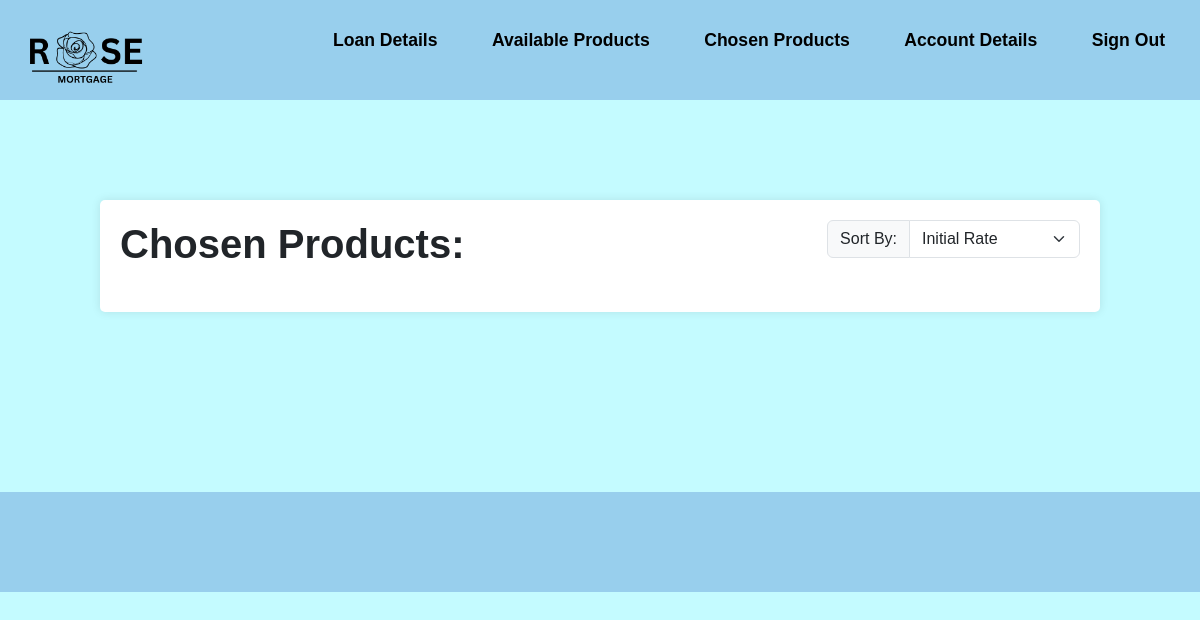
The page /MemberChosenProducts.php (signed in) on the database as committed earlier.
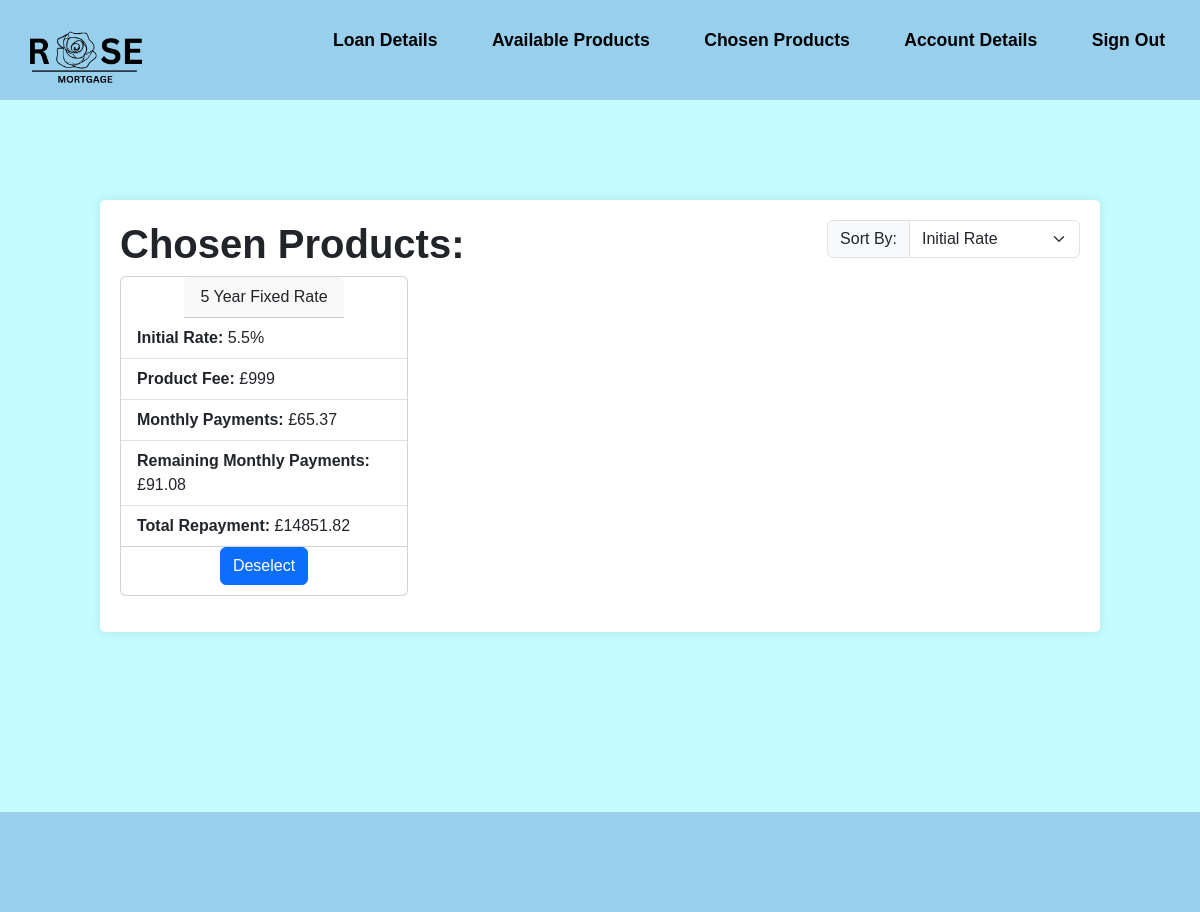
The same page on the database as committed later.
### tables this page shows
CREATE TABLE "Quote" (
	"Quote_ID"	INTEGER NOT NULL,
	"Product_ID"	INTEGER NOT NULL,
	"RegisteredUser_ID"	INTEGER NOT NULL,
	"product_starred"	INTEGER NOT NULL,
	FOREIGN KEY("Quote_ID") REFERENCES "Quote"("Quote_ID"),
	FOREIGN KEY("RegisteredUser_ID") REFERENCES "RegisteredUser"("RegisteredUser_ID"),
	FOREIGN KEY("Product_ID") REFERENCES "Product"("Product_ID"),
	PRIMARY KEY("Quote_ID" AUTOINCREMENT)
);

CREATE TABLE "Product" (
	"Product_ID"	INTEGER NOT NULL,
	"Broker_ID"	INTEGER NOT NULL,
	"YearRate"	INTEGER NOT NULL,
	"ProductType"	TEXT NOT NULL,
	"expected_income"	INTEGER NOT NULL,
	"expected_credit_score"	INTEGER NOT NULL,
	"initial_interest_rate"	REAL NOT NULL,
	"ProductFee"	INTEGER NOT NULL,
	"ltv_ratio"	REAL NOT NULL,
	"aDraft"	INTEGER NOT NULL,
	PRIMARY KEY("Product_ID" AUTOINCREMENT),
	FOREIGN KEY("Broker_ID") REFERENCES "Broker"("Broker_ID")
);

CREATE TABLE "financialdetails" (
	"financial_ID"	INTEGER,
	"RegisteredUser_ID"	INTEGER NOT NULL,
	"annual_income"	INTEGER NOT NULL,
	"additional_income_amount"	INTEGER NOT NULL,
	"total_balance"	INTEGER NOT NULL,
	"other_commitments"	TEXT NOT NULL,
	"monthly_spending_amounts"	INTEGER NOT NULL,
	"credit_score"	TEXT NOT NULL,
	"mortgage_reason"	TEXT NOT NULL,
	"estimated_property_value"	INTEGER NOT NULL,
	"borrow_amount"	INTEGER NOT NULL,
	"mortgage_term"	INTEGER NOT NULL,
	"user_ltv"	INTEGER,
	FOREIGN KEY("RegisteredUser_ID") REFERENCES "RegisteredUser"("RegisteredUser_ID"),
	PRIMARY KEY("financial_ID" AUTOINCREMENT)
);

### MemberChosenProducts.php (the view, shortened to what this page needs)
<?php
require_once 'connection.php';
$RegisteredUser_ID = $_SESSION['RegisteredUser_ID'];
$sql = "SELECT *
        FROM Quote
        LEFT JOIN RegisteredUser ON (Quote.RegisteredUser_ID = RegisteredUser.RegisteredUser_ID)
        LEFT JOIN Product ON (Quote.Product_ID = Product.Product_ID)
        LEFT JOIN financialdetails ON (financialdetails.RegisteredUser_ID = RegisteredUser.RegisteredUser_ID)
        WHERE product_starred = 1
        AND RegisteredUser.RegisteredUser_ID = :registered_user_id
        ";
$sortingOption = isset($_GET['sort']) ? $_GET['sort'] : '1';
if($sortingOption == '1'){
    $sql .= "ORDER BY Product.initial_interest_rate DESC";
   } else if ($sortingOption == '2'){
    $sql .= "ORDER BY Product.YearRate DESC";
    } else if ($sortingOption == '3'){
    $sql .= "ORDER BY Product.YearRate DESC";
    }
$statement = $db->query($sql);
$statement->bindParam(':registered_user_id', $RegisteredUser_ID);
$statement->execute();
?>
<!DOCTYPE html>
<html lang="en">
<head>
    <link rel="stylesheet"
        href="https://cdn.jsdelivr.net/npm/bootstrap@5.3.2/dist/css/bootstrap.min.css"
>
    <link rel="stylesheet" href="style.css">
</head>
<body>
    <header class="flex-container">
        <a href="MemberViewProducts.php"> <img src="Assets/logo.png" alt="Rose Mortgage"> </a>
        <div>
            <ul class="nav-links">
                <li><a href="Loan-details.php">Loan Details</a></li>
                <li><a href="MemberViewProducts.php">Available Products</a></li>
                <li><a href="MemberChosenProducts.php">Chosen Products</a></li>
                <li><a href="MemberAccountDetails.php">Account Details</a></li>
                <li><a href="home.php">Sign Out</a></li>
            </ul>
        </div>
    </header>
    <div class="largecontainer">
        <div class="flex-container">
            <div>
                <h1><b>Chosen Products:</b></h1>
            </div>
            <div>
                <div class="input-group mb-3">
                    <label class="input-group-text" for="inputGroupSelect01">Sort By:</label>
                    <select class="form-select" id="inputGroupSelect01" onchange="sortProducts()">
                        <option value="1"<?php echo ($sortingOption == '1')? 'selected' : '';?>>Initial Rate</option>
                    </select>
                </div>
            </div>
        </div>
        <div class="flex-table">
            <?php while ($row = $statement->fetch(PDO::FETCH_ASSOC)) {
                $initialmonthlyInterestRate = $row["initial_interest_rate"] / 100/ 12;
                $initialmonths = $row["mortgage_term"]*12;
                $initialmonthlyPayments = $row["borrow_amount"] * (($initialmonthlyInterestRate * pow((1 + $initialmonthlyInterestRate), $initialmonths)) / (pow((1 + $initialmonthlyInterestRate), $initialmonths) - 1));
                $initialrounded = round($initialmonthlyPayments,2);
                if ($row["ProductType"] = "Fixed Rate") {
                    $remainingmonthlyInterestRate = 7.5/100/12;
                    $remainingmonths = ($row["mortgage_term"] - $row["YearRate"]) * 12;
                    $remainingamount = ($row["borrow_amount"] - ($row["YearRate"] * $initialmonthlyPayments));
                    $remainingmonthlyPayments = $remainingamount * (($remainingmonthlyInterestRate * pow((1 + $remainingmonthlyInterestRate), $remainingmonths)) / (pow((1 + $remainingmonthlyInterestRate), $remainingmonths) - 1));
                    $remainingrounded = round($remainingmonthlyPayments,2);
                }
                $totalpayment = (($row["YearRate"]*12)*$initialmonthlyPayments) + ((($row["mortgage_term"]-$row["YearRate"])*12)*$remainingmonthlyPayments);
                $totalrounded = round($totalpayment,2);
                ?>
                <div class="card" style="width: 18rem;">
                    <div class="card-header">
                        <?php echo $row["YearRate"] . " Year " . $row["ProductType"]; ?>
                    </div>
                    <ul class="list-group list-group-flush">
                        <li class="list-group-item"><b>Initial Rate: </b><?php echo $row["initial_interest_rate"]; ?>%</li>
                        <li class="list-group-item"><b>Product Fee: </b><?php echo $row["ProductFee"]; ?></li>
                        <li class="list-group-item"><b>Monthly Payments: </b>£<?php echo $initialrounded; ?></li>
                        <li class="list-group-item"><b>Remaining Monthly Payments: </b>£<?php echo $remainingrounded; ?></li>
                        <li class="list-group-item"><b>Total Repayment: </b>£<?php echo $totalrounded; ?></li>
                    </ul>
                    <form method="post" action="">
                        <button type="submit" name="deselect" class="btn btn-primary">Deselect</button>
                    </form>
                </div>
            <?php } ?>
        </div>
    </div>
    <footer>
    </footer>
</body>
</html>

### style.css (style rules this page uses)
* { margin: 0; padding: 0; text-decoration: none; font-family: Arial, Helvetica, sans-serif; box-sizing: border-box; list-style: none; }
a { color: #000; text-decoration: none; }
header { background-color: #98CFED; padding: 10px; color: black; height: 100px; width: 100%; top: 0; display: flex; justify-content: flex-start; align-items: center; z-index: 1000; }
.nav-links li { display: inline-block; position: relative; margin: 0 25px; }
.nav-links li a { font-weight: bold; font-size: 1.1rem; text-decoration: none; color: black; }
.nav-links li::after { content: ''; width: 0%; height: 2px; background: #000; display: block; margin: auto; position: absolute; top: 100%; left: 50%; transform: translate(-50%); transition: 0.7s; }
header img { width: 150px; height: auto; }
body { background-color: #c4fbff; display: flex; flex-direction: column; min-height: 100vh; }
input[type="number"], button { width: 100%; padding: 10px; margin-bottom: 10px; border-radius: 3px; border: 1px solid #ccc; }
button { background-color: #007BFF; color: #fff; cursor: pointer; }
.card { height: 100%; display: flex; justify-content: center; align-items: center; }
ul { flex: 1; margin-bottom: 20px; }
ul li { list-style-type: disc; }
.largecontainer { width: 1000px; margin: 100px auto 80px; padding: 20px; background-color: #fff; border-radius: 5px; box-shadow: 0 0 10px rgba(0, 0, 0, 0.1); }
.flex-container { display: flex; flex-direction: row; justify-content:space-between; }
.flex-table { display:flex; flex-direction: row; flex-wrap: wrap; align-content: flex-start; justify-content: space-between; margin-right: 20px; margin-bottom: 1em; }
label { display: block; font-weight: bold; }
.input-group { margin-bottom: 20px; }
footer { background-color: #98CFED; padding: 10px; color: black; height: 100px; width: 100%; bottom: 0; z-index: 1000; margin-top: 100px; }

Rows that differ between the two databases and show on the page:
now on this page (row edited): quote: Product_ID.YearRate "5", Product_ID.ProductType "Fixed Rate", Product_ID.initial_interest_rate "5.5", Product_ID.ProductFee "£999", financialdetails.borrow_amount+mortgage_term "65.37", financialdetails.borrow_amount "91.08", Product_ID.mortgage_term "14851.82"
